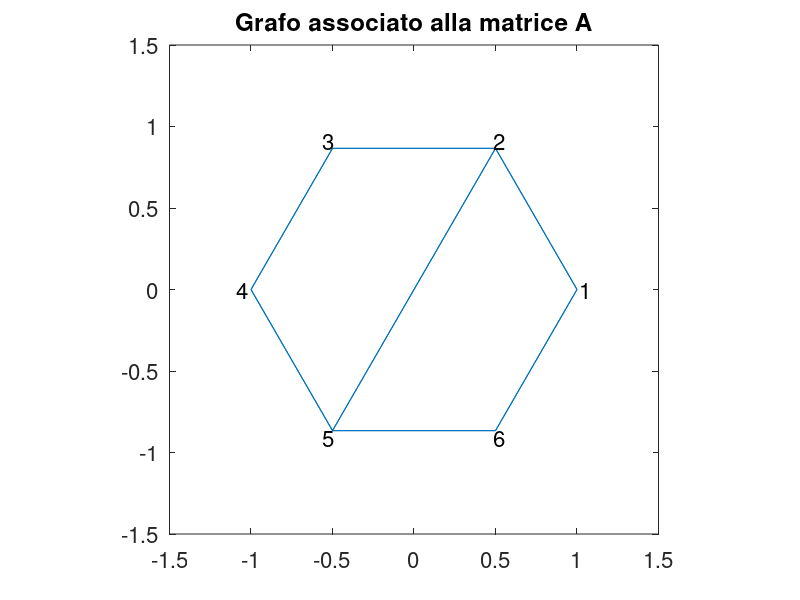

Recreate this plot in MATLAB. (Note: this script raises an error after producing the figure.)
% CIRCUITOELETTRICO - Calcolo potenziali elettrici in un circuito
close all
clear all
axisFontSize = 16;
%
% Costruzione della matrice sparsa per diagonali
%
d0 = [11 17 3 3 11 9]';
n = length(d0);
d1 = [0 -2 -6 -1 -2 -1]';
d_1 = [-2 -2 -1 -4 -1 0]';
A= spdiags([d_1,d0,d1], [-1 0 1], n, n);
A(1,n)= -6;
A(n,1)= -4;
A(2,n-1) = -9;
A(n-1,2) = -6;
b= sparse(n,1);
b(1) = 120;
%
% Costruzione del grafo associato
%
t = linspace(0, 2*pi, n+1)';
xy = [cos(t(1:n)) sin(t(1:n))];

gplot(A, xy);
axis([-1.5 1.5 -1.5 1.5]);
xy = 1.05 * xy;
axis equal
title('Grafo associato alla matrice A');
th = text(xy(:,1), xy(:,2), int2str([1:n]'));
set(th,'FontSize',axisFontSize,'HorizontalAlignment','center');
set(gca,'FontSize',axisFontSize);
pause
%
% Risoluzione del sistema mediante il metodo di Gauss
%
[L, R] = gauss1( full(A) );
x= R \ ( L \ full(b) );
ij= find(L);
nnulli = numel(ij);
ij= find(R);
nnulli = nnulli + length(ij);
fprintf('\nSoluzione ottenuta con il metodo di Gauss:');
fprintf('\n%g',x);
fprintf('\nNumero di elementi non nulli di L e R = %g \n', nnulli);
figure;
subplot(2,2,1); spy(A); title('struttura di A');
subplot(2,2,2); spy(L); title('struttura di L');

subplot(2,2,3); spy(R); title('struttura di R');
pause
%
% Risoluzione del sistema mediante il metodo di Jacobi
%
xJacobi= sparse(n, 1);
[xJacobi, itJ] = jacobi(A, b, xJacobi, 500, 1e-6);
fprintf('\nSoluzione ottenuta con il metodo di Jacobi:');
fprintf('\n%g', full( xJacobi));
fprintf('\nNumero di iterazioni: itJ = %g \n', itJ);
pause
%
% Risoluzione del sistema mediante il metodo di Gauss-Seidel
%
xG = sparse(n, 1);
[xGS, itGS] = gaussSeidel(A, b, xGS, 500, 1e-6);
fprintf('\nSoluzione ottenuta con il metodo di Gauss-Seidel:');
fprintf('\n%g', full(xGS));
fprintf('\nNumero di iterazioni: itGS = %g \n', itGS);
pause

m = 5;

omega = linspace(0.5, 1.9, m);
for i = 1 : m
xSOR= sparse(n,1);
[xSOR, itSOR(i)] = sor(A, b, xSOR, 500, 1e-6, omega(i));
fprintf('\nSoluzione ottenuta con il metodo SOR, omega = %g:', 
omega(i));
fprintf('\n%g', full(xSOR));
fprintf('\nNumero di iterazioni: itSOR(%d) = %g \n', i, itSOR(i));
pause
end

